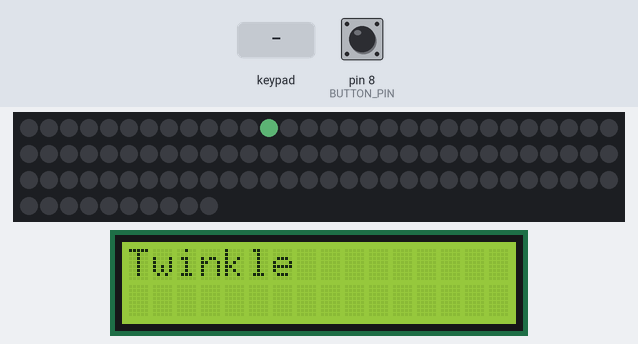
A sketch run on a simulated Arduino Uno, built with avr-gcc and run on an emulated ATmega328P. On the bench: 100 RGB LEDs in strip order, left to right, continuing on the next row, 16×2 character LCD. The inputs (shaded band) are chosen by the test bench; at power-on: pin 8 (BUTTON_PIN) HIGH. Dim RGB values are drawn brighter than linear; random numbers use the default seed unless the sketch sets one.

Above: at 1.2 s.
1.3 s: key 'D' pressed
At 1.47 s:
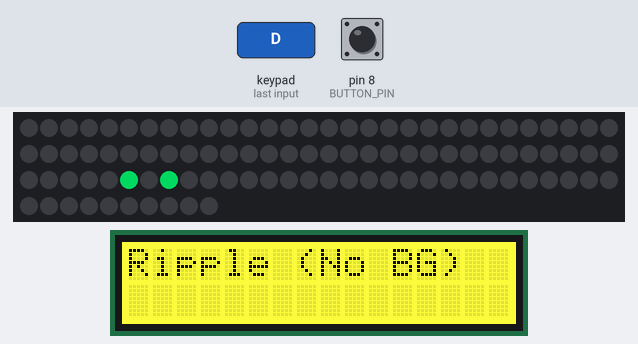
3.1 s: key 'U' pressed
4.9 s: key 'S' pressed
At 6.3 s:
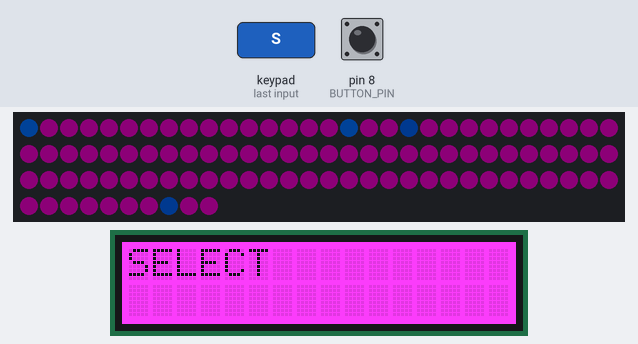
6.6 s: key 'L' pressed
At 7.8 s:
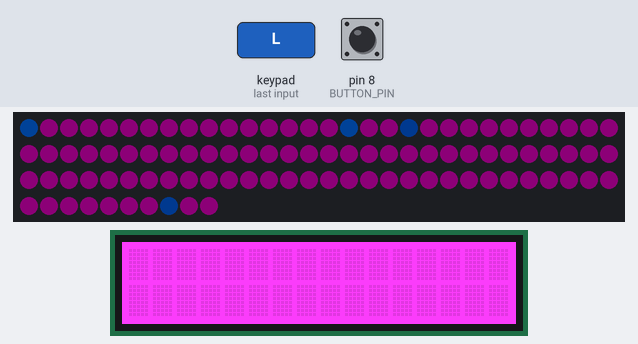
8.1 s: key 'D' pressed
At 9.1 s:
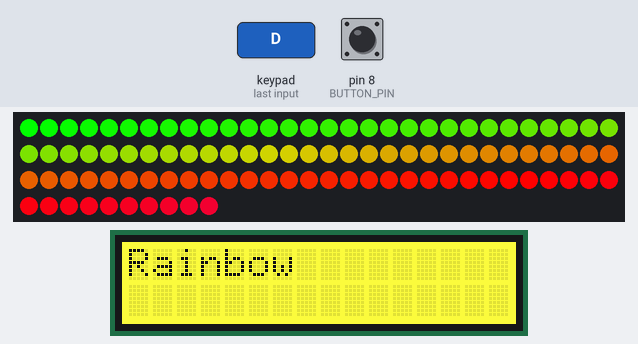
9.7 s: pin 8 (BUTTON_PIN) pulled LOW for 3.2 s
At 10.56 s:
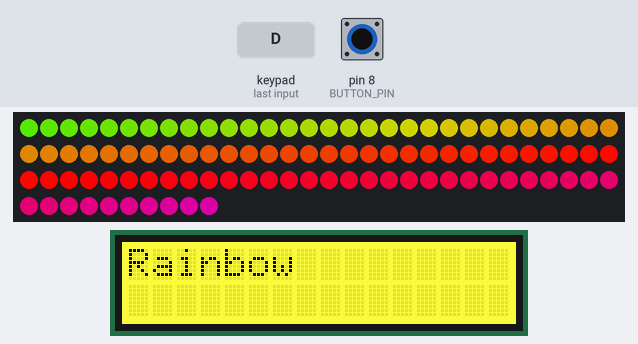
Timing chart, 0 to 12.7 s (numbered marks = the images above; inputs shaded):
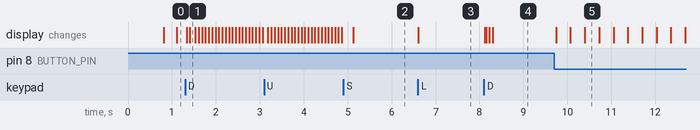

The sketch:

LED_Strip_FX_With_LCD-ATmega328P.ino
```cpp
// Cine Lights Standby FX
// This Arduino script is a cleanup of the original Cine lights
// effects script for standby modes on his project:
// Link to project
// Link to original code

// The original code was written in a combination of FastLed and Adafruit's
// Neopixel library. This implementation is exclusively Neopixel to cut down
// on the size of code being loaded into memory.

// Include the Adafruit NeoPixel Library
#include <Adafruit_NeoPixel.h>

// include the library code:
#include <Wire.h>
#include <Adafruit_MCP23017.h>
#include <Adafruit_RGBLCDShield.h>

// These #defines make it easy to set the backlight color
#define RED 0x1
#define YELLOW 0x3
#define GREEN 0x2
#define TEAL 0x6
#define BLUE 0x4
#define VIOLET 0x5
#define WHITE 0x7

// Define the Arduino pin that will send data to the strip.
#define PIN 6

// Specify the number of LEDs/Pixels we will be controlling.
#define NUM_LEDS 100

#define BUTTON_PIN 8

// Create an Adafruit Neopixel strip object as a global variable.
Adafruit_NeoPixel strip = Adafruit_NeoPixel(NUM_LEDS, PIN, NEO_GRB + NEO_KHZ800);

// The shield uses the I2C SCL and SDA pins. On classic Arduinos
// this is Analog 4 and 5 so you can't use those for analogRead() anymore
// However, you can connect other I2C sensors to the I2C bus and share
// the I2C bus.
Adafruit_RGBLCDShield lcd = Adafruit_RGBLCDShield();

// Function prototype allowing optional parameters
uint32_t Wheel(byte WheelPos, float opacity = 1);
void Twinkle (float fadeAmt = 0.96);
void Ripple(boolean addBackgroundColor = true);

// Twinkle function global vars
float redStates[NUM_LEDS];
float blueStates[NUM_LEDS];
float greenStates[NUM_LEDS];

//Ripple function Global vars
//background color
int color;
int center = 0;
int iterationNum = -1;

uint32_t currentBgColor = random(256);
uint32_t nextBgColor = currentBgColor;

int buttonPushCounter = 1;   // counter for the number of button presses
int buttonState = 0;         // current state of the button
int lastButtonState = 0;

void setup() {
     pinMode(BUTTON_PIN, INPUT);
     digitalWrite(BUTTON_PIN, HIGH);
    // Required function for Neopixel Library.
    strip.begin();

    lcd.begin(16,2);

    // Set the strip brightness if required (may be overidden by some FX)
    //strip.setBrightness(20);

    // Initialize all pixels to 'off'
    strip.show();
}

void loop() {
  uint8_t buttons = lcd.readButtons();

  if (buttons) {
    lcd.clear();

    if (buttons & BUTTON_UP) {
      lcd.setBacklight(RED);
      buttonPushCounter --;
      if (buttonPushCounter == 0)
      {
        buttonPushCounter = 4;
      }
    }
    if (buttons & BUTTON_DOWN) {
      lcd.setBacklight(YELLOW);
      buttonPushCounter ++;
      if (buttonPushCounter == 5)
      {
        buttonPushCounter = 1;
      }
    }
    if (buttons & BUTTON_LEFT) {
      //lcd.print("LEFT ");
      //lcd.setBacklight(GREEN);
    }
    if (buttons & BUTTON_RIGHT) {
      //lcd.print("RIGHT ");
      //lcd.setBacklight(TEAL);
    }
    if (buttons & BUTTON_SELECT) {
      lcd.print("SELECT ");
      lcd.setBacklight(VIOLET);
      buttonPushCounter=0;
    }
  }

switch (buttonPushCounter){


  case 1:
     buttonPushCounter==1; {
      lcd.setCursor(0,0);
      lcd.print("Twinkle");
      Twinkle();
     break;}

  case 2:
     buttonPushCounter==2; {
       lcd.setCursor(0,0);
       lcd.print("Ripple (With BG)");
       Ripple();
      break;}

   case 3:
     buttonPushCounter==3; {
      lcd.setCursor(0,0);
      lcd.print("Ripple (No BG)");
    Ripple(false); //
      break;}

    case 4:
     buttonPushCounter==4; {
      lcd.setCursor(0,0);
       lcd.print("Rainbow");
    Rainbow(20); //
      break;}

}
}

/* These routines came from VUMeter on YouTube */

int wrap(int step) {
  if(step < 0) return NUM_LEDS + step;
  if(step > NUM_LEDS - 1) return step - NUM_LEDS;
  return step;
}

// Input a value 0 to 255 to get a color value.
// The colours are a transition r - g - b - back to r.
// Used by several routines below.
// Notes: The opacity parameter defaults to 1 unless explicitly passed in.
uint32_t Wheel(byte WheelPos, float opacity) {

  if(WheelPos < 85) {
    return strip.Color((WheelPos * 3) * opacity, (255 - WheelPos * 3) * opacity, 0);
  }
  else if(WheelPos < 170) {
    WheelPos -= 85;
    return strip.Color((255 - WheelPos * 3) * opacity, 0, (WheelPos * 3) * opacity);
  }
  else {
    WheelPos -= 170;
    return strip.Color(0, (WheelPos * 3) * opacity, (255 - WheelPos * 3) * opacity);
  }
}

// Twinkle
// Desc: Randomly displays pixels as flashes of light across the strip.
// Parameters:
//              - fadeAmt : The amount of fade each pixel should exhibit.
// Returns: void
// Notes: Selects color and position at random. Relies on several global vars.
//        The fadeAmt defaults to 0.96 unless explicitly passed in as a parameter.
void Twinkle (float fadeAmt) {

  if (random(25) == 1) {
      uint16_t randomLEDNumber = random(NUM_LEDS);
      if (redStates[randomLEDNumber] < 1 && greenStates[randomLEDNumber] < 1 && blueStates[randomLEDNumber] < 1) {
        redStates[randomLEDNumber] = random(256);
        greenStates[randomLEDNumber] = random(256);
        blueStates[randomLEDNumber] = random(256);
      }
    }

    for(uint16_t pixelPos = 0; pixelPos < NUM_LEDS; pixelPos++) {
      if (redStates[pixelPos] > 1 || greenStates[pixelPos] > 1 || blueStates[pixelPos] > 1) {
        strip.setPixelColor(pixelPos, redStates[pixelPos], greenStates[pixelPos], blueStates[pixelPos]);

        if (redStates[pixelPos] > 1) {
          redStates[pixelPos] = redStates[pixelPos] * fadeAmt;
        } else {
          redStates[pixelPos] = 0;
        }

        if (greenStates[pixelPos] > 1) {
          greenStates[pixelPos] = greenStates[pixelPos] * fadeAmt;
        } else {
          greenStates[pixelPos] = 0;
        }

        if (blueStates[pixelPos] > 1) {
          blueStates[pixelPos] = blueStates[pixelPos] * fadeAmt;
        } else {
          blueStates[pixelPos] = 0;
        }

      } else {
        strip.setPixelColor(pixelPos, 0, 0, 0);
      }
    }
    strip.show();
    delay(10);
}

void Ripple (boolean addBackgroundColor) {
    int maxSteps = 16;
    float fadeRate = 0.80;

    if (addBackgroundColor)     //We need to cater for background LED lighting
    {
        if (currentBgColor == nextBgColor)  //Check to see if they match. This is set at global var level.
        {
          nextBgColor = random(256);
        }
        else if (nextBgColor > currentBgColor)
        {
          currentBgColor++;
        } else
        {
          currentBgColor--;
        }

        for(uint16_t pixelPos = 0; pixelPos < NUM_LEDS; pixelPos++) {
          strip.setPixelColor(pixelPos, Wheel(currentBgColor, 0.1));
        }
    } else
    {
        for(uint16_t pixelPos = 0; pixelPos < NUM_LEDS; pixelPos++)
        {
            strip.setPixelColor(pixelPos, 0, 0, 0);
        }
    }

    if (iterationNum == -1) {
        center = random(NUM_LEDS);
        color = random(256);
        iterationNum = 0;
    }

  if (iterationNum == 0) {
    strip.setPixelColor(center, Wheel(color, 1));
    iterationNum ++;
  }
  else {
    if (iterationNum < maxSteps) {

      strip.setPixelColor(wrap(center + iterationNum), Wheel(color, pow(fadeRate, iterationNum)));
      strip.setPixelColor(wrap(center - iterationNum), Wheel(color, pow(fadeRate, iterationNum)));
      if (iterationNum > 3) {
        strip.setPixelColor(wrap(center + iterationNum - 3), Wheel(color, pow(fadeRate, iterationNum - 2)));
        strip.setPixelColor(wrap(center - iterationNum + 3), Wheel(color, pow(fadeRate, iterationNum - 2)));
      }
      iterationNum ++;
    }
    else {
      iterationNum = -1;
    }
  }

  strip.show();
  delay(50);
}

void Rainbow(uint8_t wait) {
  uint16_t pixelPos, colorValue;

  for(colorValue=0; colorValue<256; colorValue++) {
    for(pixelPos=0; pixelPos < strip.numPixels(); pixelPos++) {
      strip.setPixelColor(pixelPos, Wheel((pixelPos + colorValue) & 255));
    }
    strip.show();
    if (digitalRead(BUTTON_PIN) != lastButtonState)  // <------------- add this
       return;         // <------------ and this
    delay(wait);
  }
}
```

Measured:
- after the input at 6.6 s, the display: changes at once (image 3)
- after the input at 8.1 s, the display: first changes at once (image 4 shows a later state)
